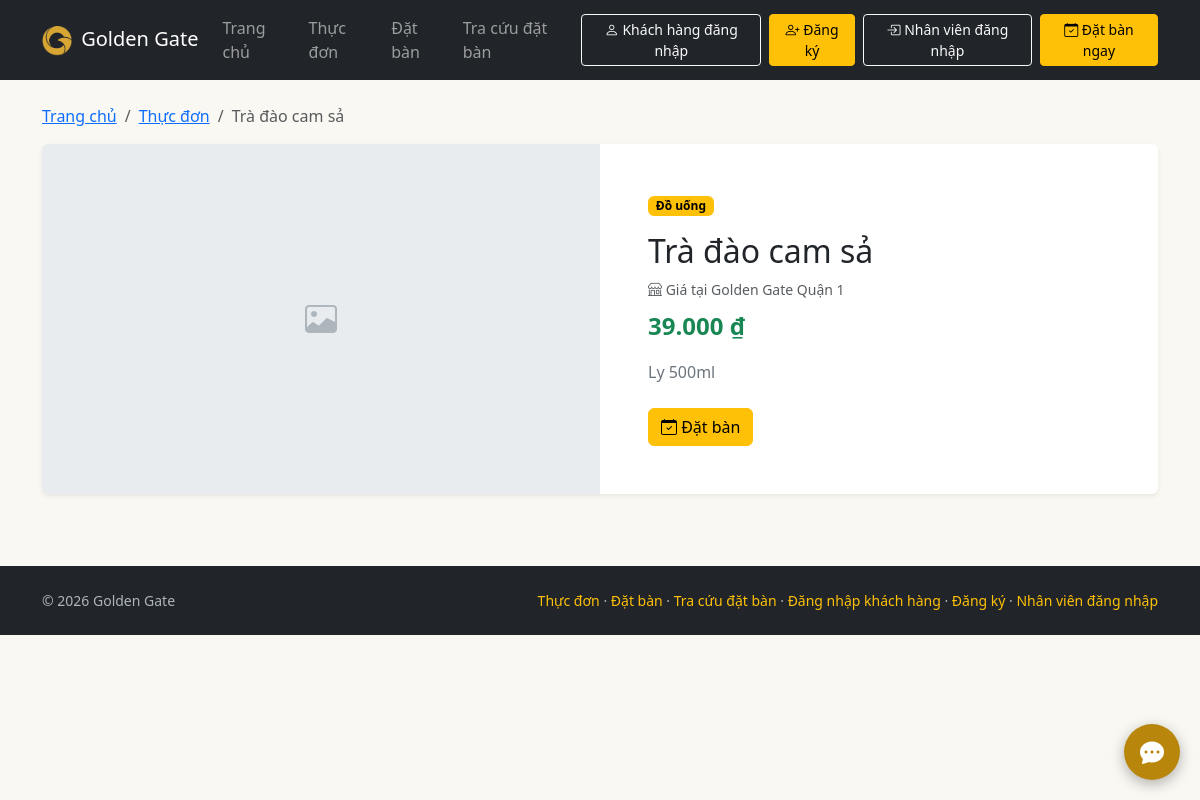
The app's page /site/item/4?branch=1 with its own data.
### tables this page shows
CREATE TABLE menu_items (
  id INT AUTO_INCREMENT PRIMARY KEY,
  category_id INT NOT NULL,
  name VARCHAR(150) NOT NULL,
  description TEXT,
  image VARCHAR(255),
  base_price DECIMAL(12,0) NOT NULL,
  status TINYINT(1) NOT NULL DEFAULT 1,
  FOREIGN KEY (category_id) REFERENCES categories(id)
);

CREATE TABLE categories (
  id INT AUTO_INCREMENT PRIMARY KEY,
  name VARCHAR(100) NOT NULL,
  sort_order INT DEFAULT 0
);

CREATE TABLE branches (
  id INT AUTO_INCREMENT PRIMARY KEY,
  name VARCHAR(100) NOT NULL,
  address VARCHAR(255) NOT NULL,
  phone VARCHAR(20),
  status TINYINT(1) NOT NULL DEFAULT 1,
  created_at TIMESTAMP DEFAULT CURRENT_TIMESTAMP
);

### core/Controller.php (called while the page is built, shortened)
<?php
class Controller
{
    protected function publicView(string $name, array $data = []): void
    {
        $file = APP_PATH . '/views/' . $name . '.php';
        $this->render($file, $data);
    }
    private function render(string $__file, array $__vars): void
    {
        extract($__vars, EXTR_SKIP);
        require $__file;
    }
}

### app/controllers/SiteController.php (called while the page is built, shortened)
<?php
require_once APP_PATH . '/models/Site.php';
class SiteController extends Controller
{
    public function item(string $id = ''): void
    {
        $branches = Site::activeBranches();
        $branchId = (int)($_GET['branch'] ?? ($branches[0]['id'] ?? 0));
        $branch = $branchId ? Site::branch($branchId) : false;
        $item = Site::item((int)$id, $branchId);
        $related = $item
            ? Site::relatedItems((int)$item['category_id'], (int)$item['id'], $branchId)
            : [];
        $this->publicView('site/item', [
            'title' => $item ? $item['name'] : 'Không tìm thấy món',
            'item' => $item,
            'related' => $related,
            'branch' => $branch,
        ]);
    }
}

### core/Router.php (called while the page is built, shortened)
<?php
class Router
{
    public function dispatch(): void
    {
        $url   = trim($_GET['url'] ?? '', '/');
        $parts = $url === '' ? [] : explode('/', $url);
        $method = strtolower($parts[1] ?? 'index');
        $params = array_slice($parts, 2);
        $controller = new $class();
        $rm = new ReflectionMethod($controller, $method);
        $rm->invokeArgs($controller, $params);
    }
}

### index.php (called while the page is built, shortened)
<?php
require ROOT_PATH . '/core/helpers.php';
require ROOT_PATH . '/core/Database.php';
require ROOT_PATH . '/core/Controller.php';
require ROOT_PATH . '/core/Router.php';
(new Router())->dispatch();

### core/Database.php (called while the page is built)
<?php
class Database
{
    private static ?PDO $pdo = null;
    public static function get(): PDO
    {
        if (self::$pdo === null) {
            $dsn = 'mysql:host=' . DB_HOST . ';dbname=' . DB_NAME . ';charset=utf8mb4';
            try {
                self::$pdo = new PDO($dsn, DB_USER, DB_PASS, [
                    PDO::ATTR_ERRMODE            => PDO::ERRMODE_EXCEPTION,
                    PDO::ATTR_DEFAULT_FETCH_MODE => PDO::FETCH_ASSOC,
                    PDO::ATTR_EMULATE_PREPARES   => false,
                ]);
            } catch (PDOException $e) {
                http_response_code(500);
                exit(DEBUG ? 'Lỗi kết nối CSDL: ' . $e->getMessage() : 'Hệ thống đang bảo trì.');
            }
        }
        return self::$pdo;
    }
}

### app/models/Site.php (called while the page is built, shortened)
<?php
class Site
{
    public static function branch(int $id): array|false
    {
        $st = Database::get()->prepare('SELECT id, name, address, phone FROM branches WHERE id = ? AND status = 1');
        $st->execute([$id]);
        return $st->fetch();
    }
    public static function item(int $itemId, int $branchId = 0): array|false
    {
        $st = Database::get()->prepare(
            'SELECT m.id, m.name, m.description, m.image, m.category_id, c.name AS category_name,
                    COALESCE(bm.price, m.base_price) AS price
             FROM menu_items m
             JOIN categories c ON c.id = m.category_id
             LEFT JOIN branch_menu bm ON bm.menu_item_id = m.id AND bm.branch_id = ?
             WHERE m.id = ? AND m.status = 1 AND COALESCE(bm.is_available, 1) = 1');
        $st->execute([$branchId, $itemId]);
        return $st->fetch();
    }
}

### core/helpers.php (called while the page is built, shortened)
<?php
function e($s): string { return htmlspecialchars((string)$s, ENT_QUOTES, 'UTF-8'); }
function url(string $path = ''): string { return BASE_URL . '/' . ltrim($path, '/'); }
function money($n): string { return number_format((float)$n, 0, ',', '.') . ' ₫'; }

### app/views/site/item.php (the view, shortened to what this page needs)
<div class="container py-4">
  <?php if (!$item): ?>
    <div class="alert alert-warning">Món ăn không tồn tại hoặc hiện không được phục vụ.</div>
    <a class="btn btn-outline-dark" href="<?= url('site/menu') ?>">Quay lại thực đơn</a>
  <?php else: ?>
    <nav aria-label="breadcrumb" class="mb-3">
      <ol class="breadcrumb">
        <li class="breadcrumb-item"><a href="<?= url('site') ?>">Trang chủ</a></li>
        <li class="breadcrumb-item"><a href="<?= url('site/menu' . ($branch ? '/' . (int)$branch['id'] : '')) ?>">Thực đơn</a></li>
        <li class="breadcrumb-item active" aria-current="page"><?= e($item['name']) ?></li>
      </ol>
    </nav>
    <div class="card border-0 shadow-sm overflow-hidden">
      <div class="row g-0">
        <div class="col-md-6">
          <?php if ($item['image']): ?>
            <img class="w-100 h-100 object-fit-cover" style="min-height:280px; max-height:480px" src="<?= asset($item['image']) ?>" alt="<?= e($item['name']) ?>">
          <?php else: ?>
            <div class="site-noimg h-100" style="min-height:280px"><i class="bi bi-image"></i></div>
          <?php endif; ?>
        </div>
        <div class="col-md-6">
          <div class="card-body p-4 p-lg-5">
            <span class="badge text-bg-warning mb-3"><?= e($item['category_name']) ?></span>
            <h1 class="h2"><?= e($item['name']) ?></h1>
            <?php if ($branch): ?><div class="small text-muted mb-2"><i class="bi bi-shop"></i> Giá tại <?= e($branch['name']) ?></div><?php endif; ?>
            <div class="fs-4 fw-semibold text-success mb-3"><?= money($item['price']) ?></div>
            <?php if ($item['description']): ?>
              <div class="text-secondary"><?= nl2br(e($item['description'])) ?></div>
            <?php else: ?>
              <p class="text-muted">Thông tin món ăn đang được cập nhật.</p>
            <?php endif; ?>
            <a class="btn btn-warning mt-4" href="<?= url('site/book') ?><?= $branch ? '?branch=' . (int)$branch['id'] : '' ?>"><i class="bi bi-calendar-check"></i> Đặt bàn</a>
          </div>
        </div>
      </div>
    </div>
  <?php endif; ?>
</div>

### assets/css/style.css (style rules this page uses)
.site-body { background: #faf8f3; }
.site-card img, .site-noimg { height: 120px; object-fit: cover; width: 100%; }
.site-noimg { background: #e9ecef; color: #adb5bd; display: flex; align-items: center; justify-content: center; font-size: 2rem; }

### records on screen
menu_items: name "Trà đào cam sả", category.name "Đồ uống", description "Ly 500ml"
branches: name "Golden Gate Quận 1"

### other values on screen
APP_NAME "Golden Gate"
$label "Trang chủ"
$label "Thực đơn"
$label "Đặt bàn"
$label "Tra cứu đặt bàn"
money($item['price']) "39.000 ₫"
